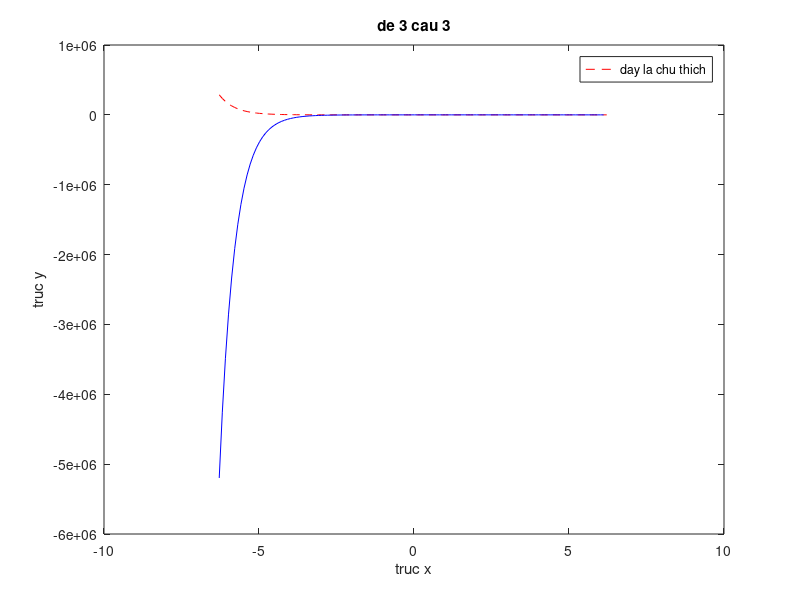

Reproduce this figure in MATLAB.
clc;

x=-2*pi:0.1:2*pi;
h=0.01;
f=cos((2*x).^2).*sin(x)+sin((2*x).^2).*cos(x)+exp(-2*x);
f1=diff(f)/h;

plot(x,f,'r--',x(:,1:length(f1)),f1,'b-')
xlabel('truc x')
ylabel('truc y')
title('de 3 cau 3')
legend('day la chu thich')


